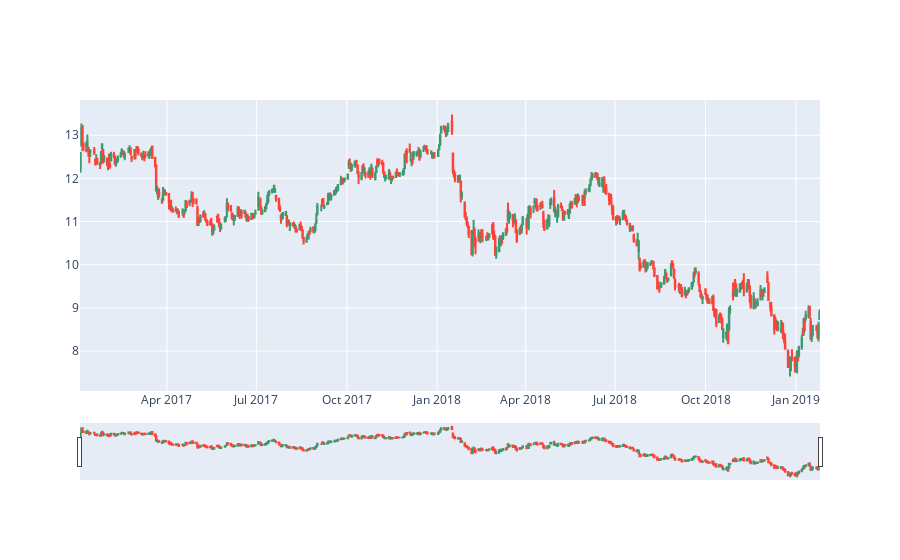

Notebook source saved alongside this figure:
### Code cell
init_notebook_mode(connected=True)

trace = go.Candlestick(x=d.index,
                      open=d['Open'],
                      high=d['High'],
                      low=d['Low'],
                      close=d['Close'])
data = [trace]
iplot(data, filename='simple_candlestick')

### Figure 1 — Plotly figure (JSON) as saved in the notebook; plotly's stock layout.template omitted (floating-point values rounded to 4 significant figures; data arrays with more than 128 entries replaced by an {"elided": "..."} marker saying what was removed)
{"data": [{"close": {"elided": "519 float values"}, "high": {"elided": "519 float values"}, "low": {"elided": "519 float values"}, "open": {"elided": "519 float values"}, "type": "candlestick", "x": {"elided": "519 str values"}}], "layout": {}}
